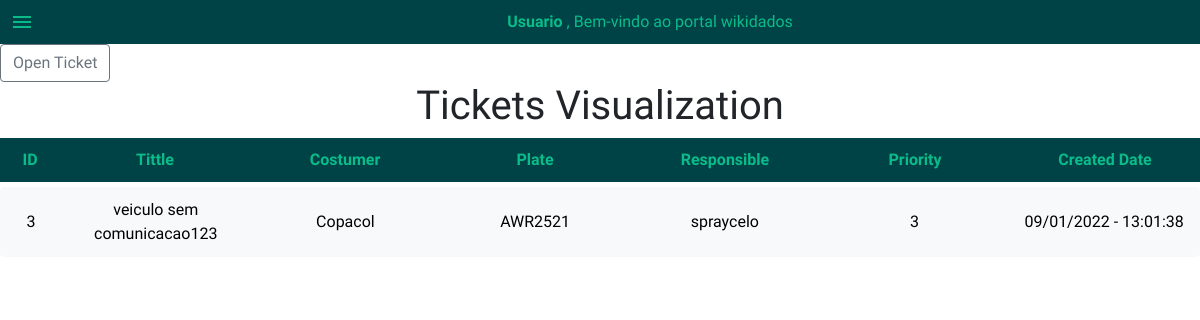
The page /tickets/ on the database as committed earlier.
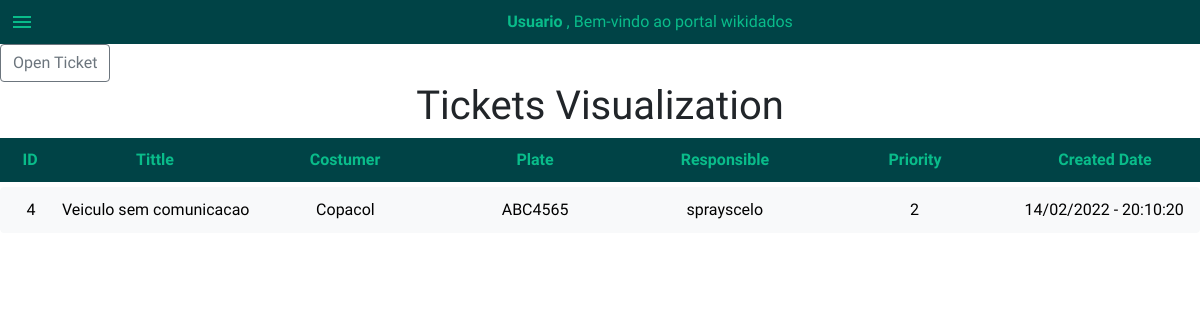
The same page on the database as committed later.
### FinalProject/models.py (models this page shows, shortened)
class Ticket(models.Model):
    tittle = models.CharField(max_length=30, default="")
    priority = models.CharField(choices=priorityChoices, max_length=1)
    group = models.CharField(max_length=255, choices=ticketGroup, default="Support")
    status = models.CharField(max_length=255,choices=ticketStatusChoices, default="")
    description = models.TextField(blank=False)
    costumer = models.ForeignKey(Costumer, on_delete=models.CASCADE, related_name="ticketCostumer")
    plate = models.CharField(max_length=8, default="")
    comment = models.JSONField(default=list, blank=True)
    responsible = models.ForeignKey(User, on_delete=models.CASCADE, related_name="ticketResponsible", null=True, blank=True)
    createDate = models.DateTimeField(auto_now_add=True)
    createdBy = models.ForeignKey(User, on_delete=models.CASCADE, related_name="ticketCreator")
    endDate = models.DateTimeField(blank=True, null=True)
    analyzedIten = models.CharField(choices=AnalyzedItens, max_length=255, default="")
    actionMade = models.CharField(choices=ActionMade, max_length=255, default="")
    plataform = models.CharField(choices=Plataform, max_length=255, default="")
    solution = models.TextField(default="")
    score = models.IntegerField(default=0)
    comments = models.ManyToManyField(Comment, default="", blank=True, related_name="relatedTicket")

class Costumer(models.Model):
    type = models.CharField(max_length=255, choices=costumerTypeChoices)
    name = models.CharField(max_length=255, blank=False)
    priority = models.CharField(choices=priorityChoices, default=1, max_length=1)
    phone = models.CharField(max_length=11, blank=True, null=True)
    CNPJ = models.CharField(blank=False, max_length=14, unique=True)
    email = models.EmailField(max_length=255, blank=False, unique=True)
    createDate = models.DateField(auto_now_add=True)
    state = models.CharField(max_length=50, default="")
    city = models.CharField(max_length=50, default="")
    address = models.CharField(max_length=50, default="")
    zCode = models.CharField(max_length=8, default="")
    comments = models.ManyToManyField(Comment, default="", blank=True, related_name="relatedCostumer")

class User(AbstractUser):
    pass

### FinalProject/views.py (the view)
# urls.py: path("tickets/", include('FinalProject.modulesDetails.ticketsUrls')),
def tickets(request):
   return render(request, "final/tickets.html", {
      "allTickets": Ticket.objects.all()
   })

### FinalProject/templates/final/tickets.html (shortened to what this page needs)
{%extends "final/layout.html" %}
{% load static %}
{% block tickets %}
{% if allTickets %}
<a class="btn btn-outline-secondary" href="{% url 'newTicket' %}">Open Ticket </a>
<h1 class="text-center">Tickets Visualization</h1>
<div id="ticketsContainer">
        <div id="ticketHeader">
            <span> ID </span>
            <span> Tittle </span>
            <span> Costumer </span>
            <span> Plate </span>
            <span> Responsible </span>
            <span> Priority</span>
            <span> Created Date </span>
        </div>
    {% for ticket in allTickets %}
        <div id="allTickets">
            <a href="{% url 'ticketDetails' ticket.id %}" class="btn btn-light" >
                <span> {{ ticket.id }}</span>
                <span> {{ ticket.tittle }}</span>
                <span> {{ ticket.costumer.name }}</span>
                <span> {{ ticket.plate }}</span>
                <span> {{ ticket.responsible }}</span>
                <span> {{ ticket.priority }}</span>
                <span> {{ ticket.createDate|date:"d/m/Y - H:i:s" }}</span>
            </a>
        </div>
    {% endfor  %}
</div>
{% endif %}
{%endblock%}

### FinalProject/templates/final/layout.html (shortened to what this page needs)
{%load static%}
<!DOCTYPE html>
<html lang="en">
<head>
    <link rel="stylesheet" href="{% static 'style.css' %}">
    <link href="https://cdn.jsdelivr.net/npm/bootstrap@5.1.3/dist/css/bootstrap.min.css" rel="stylesheet">
</head>
<body>
    <header id="mainHeader">
        <span data-status="closed" onclick="transition()" class="material-icons menu-icon"> menu </span>
        <span class="text-center"> <strong> Usuario </strong>, Bem-vindo ao portal wikidados</span>
    </header>
    <div id="LayoutContainer">
        {% block tickets %}
        {% endblock%}
    </div>
</body>
</html>

### FinalProject/static/style.css (style rules this page uses)
body { margin: 0%; background-color: #74b3ce; }
* { font-family: 'Dongle', sans-serif; font-family: 'Nunito Sans', sans-serif; font-family: 'Playfair Display', serif; font-family: 'Titillium Web', sans-serif; }
#mainHeader { background-color: #004346; display: grid; grid-template-columns: 100px 1fr; }
header span { color: #09bc8a; position: relative; margin: 10px; }
.menu-icon { z-index: 2; width: max-content; cursor: pointer; }
#ticketHeader, #serviceOrderHeader, #costumerHeader, #equipmentsHeader, #productsHeader, #servicesHeader { display: grid; grid-template-columns: 5% repeat(6, minmax(100px, 1fr)); place-items: center; margin-bottom: 5px; background-color: #004346; color: #09bc8a; font-weight: bold; padding-bottom: 10px; padding-top: 10px; }
#allTickets a, #allServiceOrder a, #allCostumers a, #allEquipments a, #allProducts a, #allServices a { display: grid; grid-template-columns: 5% repeat(6, minmax(100px, 1fr)); place-items: center; padding-bottom: 5px; padding-top: 5px; padding: 10px 0px 10px 0px ; }

Rows that differ between the two databases and show on the page:
removed Ticket: id "3", tittle "veiculo sem comunicacao123", costumer.name "Copacol", plate "AWR2521", responsible "spraycelo", priority "3", createDate "09/01/2022 - 13:01:38"
added Ticket: id "4", tittle "Veiculo sem comunicacao", costumer.name "Copacol", plate "ABC4565", responsible "sprayscelo", priority "2", createDate "14/02/2022 - 20:10:20"
